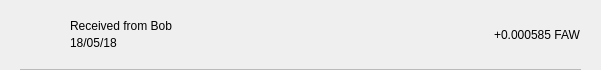
<?xml version="1.0" encoding="UTF-8"?>
<ui version="4.0">
 <class>TxRow</class>
 <widget class="QWidget" name="TxRow">
  <property name="geometry">
   <rect>
    <x>0</x>
    <y>0</y>
    <width>601</width>
    <height>70</height>
   </rect>
  </property>
  <property name="minimumSize">
   <size>
    <width>0</width>
    <height>40</height>
   </size>
  </property>
  <property name="windowTitle">
   <string>Form</string>
  </property>
  <layout class="QVBoxLayout" name="verticalLayout_3">
   <property name="spacing">
    <number>0</number>
   </property>
   <property name="leftMargin">
    <number>0</number>
   </property>
   <property name="topMargin">
    <number>0</number>
   </property>
   <property name="rightMargin">
    <number>0</number>
   </property>
   <property name="bottomMargin">
    <number>0</number>
   </property>
   <item>
    <widget class="QWidget" name="rowContainer" native="true">
     <layout class="QVBoxLayout" name="verticalLayout_2">
      <property name="spacing">
       <number>9</number>
      </property>
      <property name="leftMargin">
       <number>20</number>
      </property>
      <property name="topMargin">
       <number>9</number>
      </property>
      <property name="rightMargin">
       <number>20</number>
      </property>
      <property name="bottomMargin">
       <number>0</number>
      </property>
      <item>
       <widget class="QFrame" name="frame">
        <property name="styleSheet">
         <string notr="true">border:none;</string>
        </property>
        <property name="frameShape">
         <enum>QFrame::StyledPanel</enum>
        </property>
        <property name="frameShadow">
         <enum>QFrame::Raised</enum>
        </property>
        <layout class="QHBoxLayout" name="horizontalLayout" stretch="0,2,0">
         <property name="leftMargin">
          <number>0</number>
         </property>
         <property name="topMargin">
          <number>0</number>
         </property>
         <property name="rightMargin">
          <number>0</number>
         </property>
         <property name="bottomMargin">
          <number>0</number>
         </property>
         <item>
          <widget class="QPushButton" name="icon">
           <property name="styleSheet">
            <string notr="true">border:none;</string>
           </property>
           <property name="text">
            <string/>
           </property>
           <property name="iconSize">
            <size>
             <width>24</width>
             <height>24</height>
            </size>
           </property>
          </widget>
         </item>
         <item>
          <layout class="QVBoxLayout" name="verticalLayout">
           <property name="spacing">
            <number>3</number>
           </property>
           <property name="leftMargin">
            <number>12</number>
           </property>
           <item>
            <widget class="QLabel" name="lblAddress">
             <property name="styleSheet">
              <string notr="true"/>
             </property>
             <property name="text">
              <string>Received from Bob</string>
             </property>
             <property name="alignment">
              <set>Qt::AlignBottom|Qt::AlignLeading|Qt::AlignLeft</set>
             </property>
            </widget>
           </item>
           <item>
            <widget class="QLabel" name="lblDate">
             <property name="styleSheet">
              <string notr="true"/>
             </property>
             <property name="text">
              <string>18/05/18</string>
             </property>
             <property name="alignment">
              <set>Qt::AlignLeading|Qt::AlignLeft|Qt::AlignTop</set>
             </property>
            </widget>
           </item>
          </layout>
         </item>
         <item>
          <widget class="QLabel" name="lblAmount">
           <property name="styleSheet">
            <string notr="true"/>
           </property>
           <property name="text">
            <string>+0.000585 FAW</string>
           </property>
          </widget>
         </item>
        </layout>
       </widget>
      </item>
      <item>
       <widget class="QLabel" name="lblDivisory">
        <property name="minimumSize">
         <size>
          <width>0</width>
          <height>1</height>
         </size>
        </property>
        <property name="maximumSize">
         <size>
          <width>16777215</width>
          <height>1</height>
         </size>
        </property>
        <property name="styleSheet">
         <string notr="true">background-color:#bababa;</string>
        </property>
        <property name="text">
         <string/>
        </property>
        <property name="alignment">
         <set>Qt::AlignBottom|Qt::AlignLeading|Qt::AlignLeft</set>
        </property>
       </widget>
      </item>
     </layout>
    </widget>
   </item>
  </layout>
 </widget>
 <resources/>
 <connections/>
</ui>
